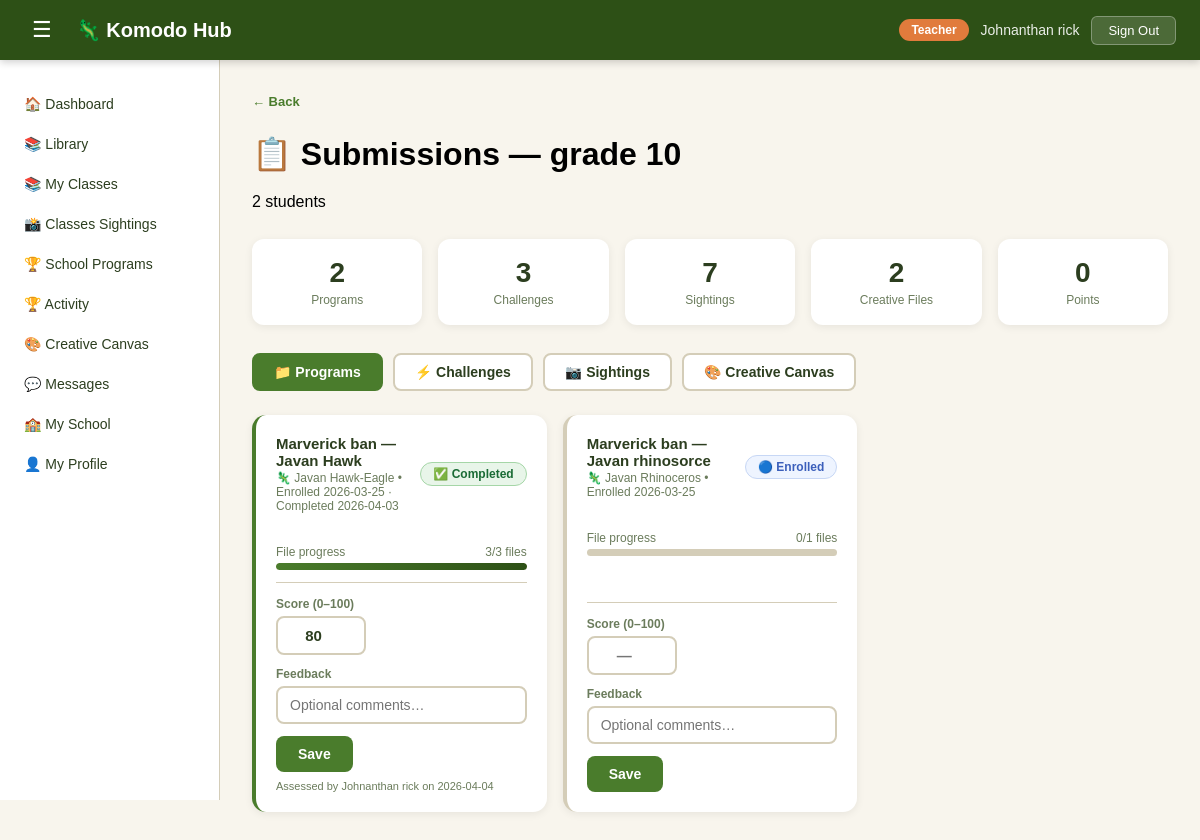
Screenshot of /class-submissions/1 (signed in) with the database file from the repository.
### tables this page shows
CREATE TABLE user(
    user_id INTEGER PRIMARY KEY AUTOINCREMENT,
    fullname TEXT NOT NULL,
    email TEXT NOT NULL,
    role TEXT,
    password TEXT NOT NULL,
    organization_id INTEGER, avatar TEXT, phone TEXT, location TEXT, created_at TIMESTAMP DEFAULT '2025-01-01', status TEXT DEFAULT 'active', points INTEGER DEFAULT 0,
    FOREIGN KEY (organization_id) REFERENCES organization(organization_id)
);

CREATE TABLE class (
    class_id INTEGER PRIMARY KEY AUTOINCREMENT,
    name TEXT NOT NULL,
    subject TEXT,
    organization_id INTEGER NOT NULL,
    teacher_id INTEGER,
    created_at TIMESTAMP DEFAULT CURRENT_TIMESTAMP,
    FOREIGN KEY (organization_id) REFERENCES organization(organization_id),
    FOREIGN KEY (teacher_id) REFERENCES user(user_id)
);

CREATE TABLE enrollment (
    enrollment_id INTEGER PRIMARY KEY AUTOINCREMENT,
    student_id INTEGER NOT NULL,
    program_id INTEGER NOT NULL,
    enrolled_at TIMESTAMP DEFAULT CURRENT_TIMESTAMP,
    completed_at TIMESTAMP,
    status TEXT DEFAULT 'enrolled',
    FOREIGN KEY (student_id) REFERENCES user(user_id),
    FOREIGN KEY (program_id) REFERENCES program(program_id),
    UNIQUE(student_id, program_id)
);

CREATE TABLE program (
    program_id INTEGER PRIMARY KEY AUTOINCREMENT,
    title TEXT NOT NULL,
    description TEXT NOT NULL,
    species_focus TEXT,
    duration TEXT,
    created_at TIMESTAMP DEFAULT CURRENT_TIMESTAMP,
    created_by INTEGER NOT NULL,
    organization_id INTEGER NOT NULL,
    FOREIGN KEY (created_by) REFERENCES user(user_id),
    FOREIGN KEY (organization_id) REFERENCES organization(organization_id)
);

CREATE TABLE student_assessment (
    assessment_id  INTEGER PRIMARY KEY AUTOINCREMENT,
    student_id     INTEGER NOT NULL,
    assessor_id    INTEGER NOT NULL,
    subject_type   TEXT NOT NULL,  -- 'program' | 'sighting' | 'creative_file'
    subject_id     INTEGER NOT NULL,
    score          INTEGER,        -- 0-100, nullable
    feedback       TEXT,
    assessed_at    DATETIME DEFAULT CURRENT_TIMESTAMP,
    FOREIGN KEY (student_id)  REFERENCES user(user_id),
    FOREIGN KEY (assessor_id) REFERENCES user(user_id),
    UNIQUE(student_id, subject_type, subject_id)
);

### app.py (the view, shortened to what this page needs)
@app.route('/class-submissions/<int:class_id>')
def class_submissions(class_id):
    if 'user_id' not in session:
        return redirect(url_for('login_get'))
    if session['role'] not in ['teacher', 'school-admin', 'principal']:
        return abort(403)
    user = db.fetch_one('SELECT * FROM user WHERE user_id = ?', (session['user_id'],))
    class_ = db.fetch_one(
        'SELECT * FROM class WHERE class_id = ? AND organization_id = ?',
        (class_id, session['organization_id'])
    )
    if not class_:
        return abort(404)
    students = db.fetch_query('''
        SELECT u.user_id
        FROM class_enrollment ce
        JOIN user u ON ce.student_id = u.user_id
        WHERE ce.class_id = ?
    ''', (class_id,))
    student_ids = [s['user_id'] for s in students]
    placeholders = ','.join('?' * len(student_ids))
    programs = db.fetch_query(f'''
        SELECT p.program_id, p.title, p.species_focus, e.status, e.enrolled_at, e.completed_at,
               e.student_id,
               u.fullname AS student_name,
               (SELECT COUNT(*) FROM program_file pf WHERE pf.program_id = p.program_id) AS total_files,
               (SELECT COUNT(*) FROM file_progress fp
                JOIN program_file pf ON fp.file_id = pf.file_id
                WHERE pf.program_id = p.program_id AND fp.student_id = e.student_id) AS done_files,
               sa.score AS teacher_score, sa.feedback AS teacher_feedback,
               sa.assessed_at, u2.fullname AS assessor_name
        FROM enrollment e
        JOIN program p ON e.program_id = p.program_id
        JOIN user u ON e.student_id = u.user_id
        LEFT JOIN student_assessment sa
               ON sa.student_id = e.student_id AND sa.subject_type = 'program' AND sa.subject_id = p.program_id
        LEFT JOIN user u2 ON sa.assessor_id = u2.user_id
        WHERE e.student_id IN ({placeholders})
        ORDER BY u.fullname ASC, e.enrolled_at DESC
    ''', student_ids)
    challenges = db.fetch_query(f'''
        SELECT c.challenge_id, c.title AS challenge_title, c.points, c.species_focus,
               cs.submission_id, cs.student_id, cs.submitted_at,
               cs.description AS submission_note, cs.media_path,
               u.fullname AS student_name,
               ag.score, ag.feedback, ag.graded_at, u2.fullname AS grader_name
        FROM challenge_submission cs
        JOIN challenge c ON cs.challenge_id = c.challenge_id
        JOIN user u ON cs.student_id = u.user_id
        LEFT JOIN assessment_grade ag ON ag.submission_id = cs.submission_id
        LEFT JOIN user u2 ON ag.graded_by = u2.user_id
        WHERE cs.student_id IN ({placeholders}) AND c.organization_id = ?
        ORDER BY u.fullname ASC, cs.submitted_at DESC
    ''', student_ids + [session['organization_id']])
    sightings = db.fetch_query(f'''
        SELECT s.*, sp.common_name,
               u.fullname AS student_name,
               sa.score AS teacher_score, sa.feedback AS teacher_feedback,
               sa.assessed_at, u2.fullname AS assessor_name
        FROM sighting s
        JOIN species sp ON s.species_id = sp.species_id
        JOIN user u ON s.user_id = u.user_id
        LEFT JOIN student_assessment sa
               ON sa.student_id = s.user_id AND sa.subject_type = 'sighting' AND sa.subject_id = s.sighting_id
        LEFT JOIN user u2 ON sa.assessor_id = u2.user_id
        WHERE s.user_id IN ({placeholders})
        ORDER BY u.fullname ASC, s.submitted_at DESC
    ''', student_ids)
    creative_files = db.fetch_query(f'''
        SELECT cf.*,
               u.fullname AS student_name,
               sa.score AS teacher_score, sa.feedback AS teacher_feedback,
               sa.assessed_at, u2.fullname AS assessor_name
        FROM creative_file cf
        JOIN user u ON cf.user_id = u.user_id
        LEFT JOIN student_assessment sa
               ON sa.student_id = cf.user_id AND sa.subject_type = 'creative_file' AND sa.subject_id = cf.file_id
        LEFT JOIN user u2 ON sa.assessor_id = u2.user_id
        WHERE cf.user_id IN ({placeholders})
        ORDER BY u.fullname ASC, cf.uploaded_at DESC
    ''', student_ids)
    return render_template('shared/student-submissions.html',
        user=user,
        student={'fullname': class_['name'], 'email': f'{len(student_ids)} students', 'user_id': None, 'points': 0},
        programs=[dict(p) for p in programs],
        challenges=[dict(c) for c in challenges],
        sightings=[dict(s) for s in sightings],
        creative_files=[dict(f) for f in creative_files],
        view_mode='class',
        class_=dict(class_)
    )

### templates/shared/student-submissions.html (shortened to what this page needs)
<!DOCTYPE html>
<html lang="en">
<head>
    <link rel="stylesheet" href="{{ url_for('static', filename='css/style.css') }}">
    <link rel="stylesheet" href="{{ url_for('static', filename='css/dashboard.css') }}">
    <link rel="stylesheet" href="{{ url_for('static', filename='css/tabs/assess-submissions.css') }}">
    <link rel="stylesheet" href="{{ url_for('static', filename='css/tabs/student-submissions.css') }}">
</head>
<body class="dashboard-body">
    {% include 'shared/navbar.html' %}
    <div class="dash-layout">
        {% include 'shared/sidebar.html' %}
        <main class="dash-main">
            <div class="page-header">
                <div>
                    {% if view_mode == 'class' %}
                    <a href="javascript:history.back()" class="back-link">← Back</a>
                    <h1>📋 Submissions — {{ class_['name'] }}</h1>
                    <p>{{ student['email'] }}</p>
                    {% endif %}
                </div>
            </div>
            <div class="assess-summary">
                <div class="assess-stat">
                    <span class="assess-stat-n">{{ programs|length }}</span>
                    <span class="assess-stat-l">Programs</span>
                </div>
                <div class="assess-stat">
                    <span class="assess-stat-n">{{ challenges|length }}</span>
                    <span class="assess-stat-l">Challenges</span>
                </div>
                <div class="assess-stat">
                    <span class="assess-stat-n">{{ sightings|length }}</span>
                    <span class="assess-stat-l">Sightings</span>
                </div>
                <div class="assess-stat">
                    <span class="assess-stat-n">{{ creative_files|length }}</span>
                    <span class="assess-stat-l">Creative Files</span>
                </div>
                <div class="assess-stat">
                    <span class="assess-stat-n">{{ student['points'] or 0 }}</span>
                    <span class="assess-stat-l">Points</span>
                </div>
            </div>
            <div class="sub-filter-tabs">
                <button class="sub-tab active" onclick="showSection('programs', this)">📁 Programs</button>
                <button class="sub-tab" onclick="showSection('challenges', this)">⚡ Challenges</button>
                <button class="sub-tab" onclick="showSection('sightings', this)">📷 Sightings</button>
                <button class="sub-tab" onclick="showSection('creative', this)">🎨 Creative Canvas</button>
            </div>
            <div class="sub-section active" id="section-programs">
                {% if not programs %}
                <div class="assess-empty"><span style="font-size:40px;">📭</span><p>No program enrollments yet.</p></div>
                {% else %}
                <div class="submissions-list">
                    {% for p in programs %}
                    <div class="submission-card {% if p['status'] == 'completed' %}graded{% endif %}"
                        id="prog-card-{{ p['program_id'] }}{% if view_mode == 'class' %}-{{ p['student_id'] }}{% endif %}">
                        <div class="sub-student">
                            <div class="sub-student-top">
                                <div style="flex:1;">
                                    {% if view_mode == 'class' %}
                                    <p class="sub-name">{{ p['student_name'] }} — {{ p['title'] }}</p>
                                    {% else %}
                                    <p class="sub-name">{{ p['title'] }}</p>
                                    {% endif %}
                                    <p class="sub-meta">
                                        {% if p['species_focus'] %}🦎 {{ p['species_focus'] }} &bull; {% endif %}
                                        Enrolled {{ p['enrolled_at'][:10] }}
                                        {% if p['completed_at'] %} · Completed {{ p['completed_at'][:10] }}{% endif %}
                                    </p>
                                </div>
                                <span class="status-pill status-{{ p['status'] }}">
                                    {% if p['status'] == 'completed' %}✅ Completed
                                    {% elif p['status'] == 'doing' %}📖 In Progress
                                    {% else %}🔵 Enrolled{% endif %}
                                </span>
                            </div>
                        </div>
                        {% if p['total_files'] > 0 %}
                        <div style="margin-top:4px;">
                            <div style="display:flex; justify-content:space-between; font-size:12px; color:var(--text-muted); margin-bottom:4px;">
                                <span>File progress</span>
                                <span>{{ p['done_files'] }}/{{ p['total_files'] }} files</span>
                            </div>
                            <div class="prc-track">
                                <div class="prc-fill" style="width: {{ (p['done_files'] / p['total_files'] * 100) | int if p['total_files'] else 0 }}%"></div>
                            </div>
                        </div>
                        {% endif %}
                        {% if user['role'] == 'student' %}
                            {% if p['teacher_score'] is not none or p['teacher_feedback'] %}
                            <div class="my-grade-display">
                                <span class="my-grade-label">📝 Teacher Assessment</span>
                                {% if p['teacher_score'] is not none %}
                                <span class="my-grade-score">{{ p['teacher_score'] }}/100</span>
                                {% endif %}
                                {% if p['teacher_feedback'] %}
                                <span class="my-grade-feedback">💬 {{ p['teacher_feedback'] }}</span>
                                {% endif %}
                                {% if p['assessed_at'] %}
                                <span class="my-grade-meta">by {{ p['assessor_name'] }} on {{ p['assessed_at'][:10] }}</span>
                                {% endif %}
                            </div>
                            {% else %}
                            <p class="grade-pending">📋 Not assessed yet</p>
                            {% endif %}
                        {% else %}
                            {% set sid = p['student_id'] if view_mode == 'class' else student['user_id'] %}
                            {% set uid = p['student_id'] if view_mode == 'class' else student['user_id'] %}
                            <div class="grading-panel">
                                <div class="grade-row">
                                    <div class="grade-field">
                                        <label>Score (0–100)</label>
                                        <input type="number" class="grade-score-input"
                                            id="prog-score-{{ p['program_id'] }}-{{ uid }}"
                                            value="{{ p['teacher_score'] if p['teacher_score'] is not none else '' }}"
                                            min="0" max="100" placeholder="—">
                                    </div>
                                    <div class="grade-field grade-field-wide">
                                        <label>Feedback</label>
                                        <input type="text" class="grade-feedback-input"
                                            id="prog-feedback-{{ p['program_id'] }}-{{ uid }}"
                                            value="{{ p['teacher_feedback'] or '' }}"
                                            placeholder="Optional comments…">
                                    </div>
                                    <button class="btn-save-grade"
                                            onclick="saveGenericGrade('program', {{ p['program_id'] }}, 'prog-score-{{ p['program_id'] }}-{{ uid }}', 'prog-feedback-{{ p['program_id'] }}-{{ uid }}', 'prog-card-{{ p['program_id'] }}{% if view_mode == 'class' %}-{{ p['student_id'] }}{% endif %}', {{ uid }})">
                                        Save
                                    </button>
                                </div>
                                {% if p['assessed_at'] %}
                                <p class="grade-meta">Assessed by {{ p['assessor_name'] }} on {{ p['assessed_at'][:10] }}</p>
                                {% endif %}
                            </div>
                        {% endif %}
                    </div>
                    {% endfor %}
                </div>
                {% endif %}
            </div>
        </main>
    </div>
</body>
</html>

### templates/shared/navbar.html
    <nav class="dash-nav">
        <div class="dash-nav-left">
            <button class="sidebar-toggle" onclick="toggleSidebar()">&#9776;</button>
            <a href="/dashboard/{{ user['role'] }}" class="dash-logo">&#129422; Komodo Hub</a>
        </div>
        <div class="dash-nav-right">
            <span class="nav-role-badge">{{ user['role'].replace('-', ' ').title() }}</span>
            <span class="nav-username">{{ user['fullname'] }}</span>
            <button class="btn-signout" onclick="signOut()">Sign Out</button>
        </div>
    </nav>

### rows the page displays
user: role.replace "Teacher", fullname "Johnanthan rick"
class: name "grade 10"
enrollment: student_name "Marverick ban", title "Javan Hawk", species_focus "Javan Hawk-Eagle", enrolled_at "2026-03-25", completed_at "2026-04-03", status "✅ Completed", done_files "3", total_files "3", score "80", assessor_name "Johnanthan rick", assessed_at "2026-04-04"
enrollment: student_name "Marverick ban", title "Javan rhinosorce", species_focus "Javan Rhinoceros", enrolled_at "2026-03-25", status "🔵 Enrolled", done_files "0", total_files "1"

### other values shown
{{ student['email'] }} "2 students"
{{ programs|length }} "2"
{{ challenges|length }} "3"
{{ sightings|length }} "7"
{{ creative_files|length }} "2"
{{ student['points'] or 0 }} "0"
